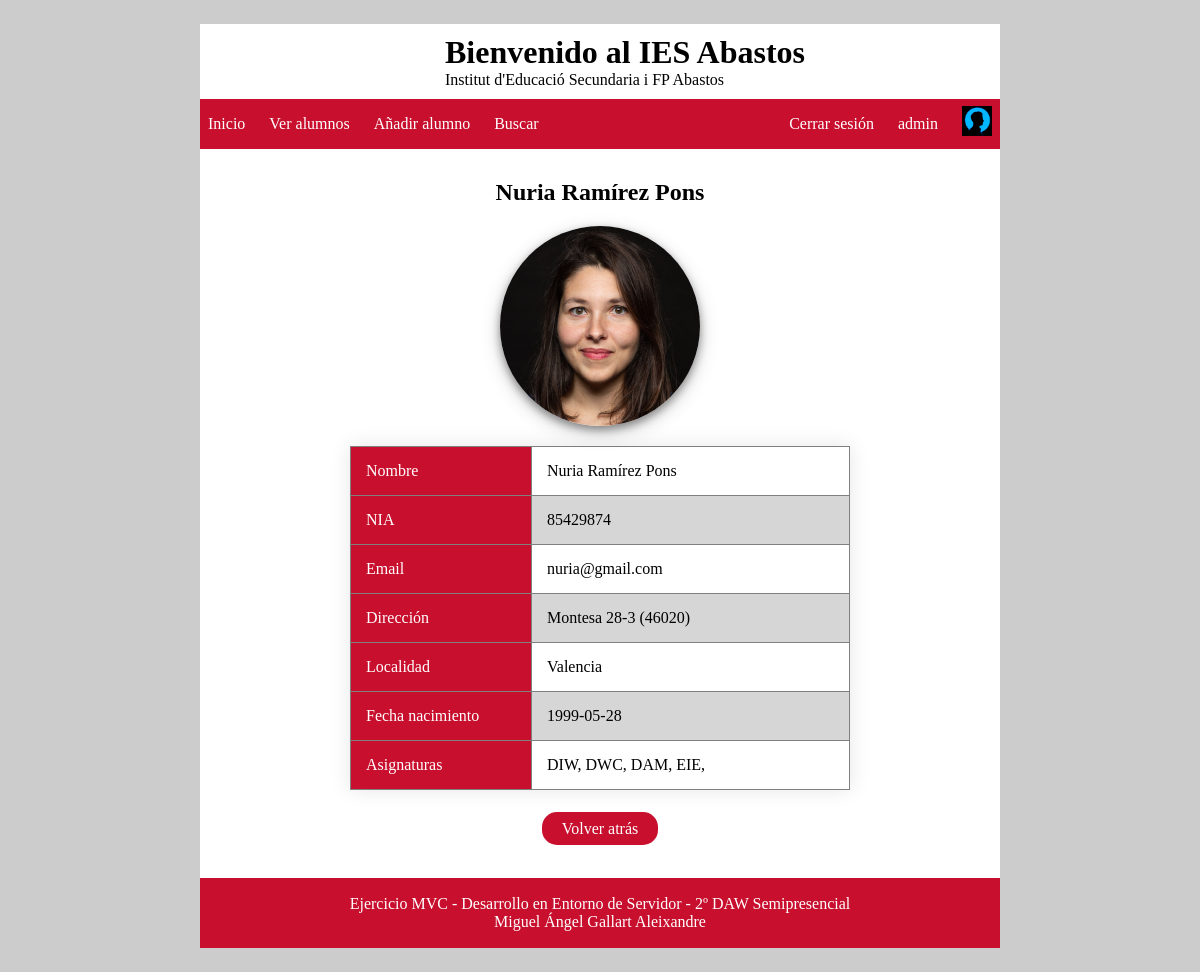
Screenshot of /index.php?ctl=ver&id=0 (signed in) with the database file from the repository.
### tables this page shows
CREATE TABLE `alumnos` (
  `id` int(11) NOT NULL,
  `nombre` varchar(255) NOT NULL,
  `nia` int(8) NOT NULL,
  `email` varchar(255) NOT NULL,
  `direccion` varchar(255) NOT NULL,
  `cPostal` int(5) NOT NULL,
  `localidad` varchar(255) NOT NULL,
  `fNacimiento` date NOT NULL,
  `fPerfil` varchar(255) NOT NULL
);

CREATE TABLE `asignaturas` (
  `id` int(11) NOT NULL,
  `nombre` varchar(45) NOT NULL,
  `profesor` varchar(150) NOT NULL,
  `horasTotales` int(4) NOT NULL
);

### app/controlador/controller.php (called while the page is built, shortened)
<?php
    class Controller {
        public function ver() {
            try {
                $id = recoge('id');
                $m = new Alumnos();
                $params['alumnos'] = $m->infoAlumno($id);
                $a = new Alumnos();
                $asignaturas['alumnos'] = $a->asignaturasAlumno($id);
            } catch (Exception $e) {
                error_log($e->getMessage() . microtime() . PHP_EOL, 3, "logExceptio.txt");
                header('Location: index.php?ctl=error');
            } catch (Error $e) {
                error_log($e->getMessage() . microtime() . PHP_EOL, 3, "logError.txt");
                header('Location: index.php?ctl=error');
            }
            require __DIR__ . '/../templates/verAlumno.php';
        }
    }
?>

### app/libs/utils.php (called while the page is built, shortened)
<?php
    function recoge($var) {
        if (isset($_REQUEST[$var]))
            $tmp=strip_tags(sinEspacios($_REQUEST[$var]));
            else
                $tmp= "";
        return $tmp;
    }
    function sinEspacios($frase) {
        $texto = trim(preg_replace('/ +/', ' ', $frase));
        return $texto;
    }
?>

### app/modelo/classModelo.php (called while the page is built, shortened)
<?php
    class Modelo extends PDO {
        public function __construct() {
            $this->conexion = new PDO('mysql:host=' . Config::$mvc_bd_hostname . ';dbname=' . Config::$mvc_bd_nombre . '', Config::$mvc_bd_usuario, Config::$mvc_bd_clave);
        }
    }
?>

### app/modelo/classAlumnos.php (called while the page is built, shortened)
<?php
class Alumnos extends Modelo {
    public function infoAlumno($id) {
        $consulta = "select *
                     from alumnos
                     where id=:id";
        $result = $this->conexion->prepare($consulta);
        $result->bindParam(':id', $id);
        $result->execute();
        return $result->fetch();
    }
    public function asignaturasAlumno($id) {
        $consulta = "select asignaturas.nombre
                     from asignaturas
                     inner join clases
                     on clases.idAsignatura = asignaturas.id
                     where clases.idAlumno = :id";
        $result = $this->conexion->prepare($consulta);
        $result->bindParam(':id', $id);
        $result->execute();
        return $result->fetchAll();
    }
}

### app/templates/verAlumno.php (the view, shortened to what this page needs)
<div class="perfilAlumno">
    <h2><?php echo $params['alumnos']['nombre'] ?></h2>
    <?php
        echo "<img src='/img/alumnos/" . $params['alumnos']['fPerfil'] . "' class='fotoAlumno'>";
    ?>
</div>
<table border="1" class="datosAlumno">
    <tr>
        <td>Nombre</td>
        <td><?php echo $params['alumnos']['nombre'] ?></td>
    </tr>
    <tr>
        <td>NIA</td>
        <td><?php echo $params['alumnos']['nia']?></td>
    </tr>
    <tr>
        <td>Email</td>
        <td><?php echo $params['alumnos']['email']?></td>
    </tr>
    <tr>
        <td>Dirección</td>
        <td><?php echo $params['alumnos']['direccion'] . ' (' . $params['alumnos']['cPostal'] . ')'?></td>
    </tr>
    <tr>
        <td>Localidad</td>
        <td><?php echo $params['alumnos']['localidad']?></td>
    </tr>
    <tr>
        <td>Fecha nacimiento</td>
        <td><?php echo $params['alumnos']['fNacimiento']?></td>
    </tr>
    <tr>
        <td>Asignaturas</td>
        <td><?php
            foreach ($asignaturas['alumnos'] as $asignaturas) {
                echo $asignaturas['nombre'] . ", ";
            }
        ?></td>
    </tr>
</table>
<div class="volverAtras">
    <?php
        echo "<a href='index.php?ctl=listar' class='bVolver'>Volver atrás</a>";
    ?>
</div>
<?php $contenido = ob_get_clean() ?>
<?php include 'layout.php' ?>

### web/index.php (shortened to what this page needs)
<?php
    require_once __DIR__ . '/../app/libs/config.php';
    require_once __DIR__ . '/../app/libs/utils.php';
    require_once __DIR__ . '/../app/modelo/classModelo.php';
    require_once __DIR__ . '/../app/modelo/classAlumnos.php';
    require_once __DIR__ . '/../app/controlador/Controller.php';
    $map = array(
        'inicio' => array('controller' =>'Controller', 'action' =>'inicio'),
        'listar' => array('controller' =>'Controller', 'action' =>'listar'),
        'insertarAlumno' => array('controller' =>'Controller', 'action' =>'insertarAlumno'),
        'buscarAlumno' => array('controller' =>'Controller', 'action' =>'buscarAlumno'),
        'listarLogin' => array('controller' =>'Controller', 'action' =>'listarLogin'),
        'ver' => array('controller' =>'Controller', 'action' =>'ver'),
        'error' => array('controller' =>'Controller', 'action' =>'error'),
        'iniciarSesion' => array('controller' =>'Controller', 'action' =>'iniciarSesion'),
        'cerrarSesion' => array('controller' =>'Controller', 'action' =>'cerrarSesion'),
        'registro' => array('controller' =>'Controller', 'action' =>'registrarse'),
        'registroCorrecto' => array('controller' =>'Controller', 'action' =>'registroCorrecto'),
        'errorPermisos' => array('controller' =>'Controller', 'action' =>'errorPermisos'),
    );
    if (isset($_GET['ctl'])) {
        if (isset($map[$_GET['ctl']])) {
            $ruta = $_GET['ctl'];
        } else {
            header('Status: 404 Not Found');
            echo '<html><body><h1>Error 404: No existe la ruta <i>' .
            $_GET['ctl'] .'</p></body></html>';
            exit;
        }
    } else {
        $ruta = 'inicio';
    }
    $controlador = $map[$ruta];
    if (method_exists($controlador['controller'],$controlador['action'])) {
        call_user_func(array(new $controlador['controller'],
            $controlador['action']));
    }
?>

### app/templates/layout.php (shortened to what this page needs)
<!DOCTYPE HTML PUBLIC "-//W3C//DTD HTML 4.01 Transitional//EN">
<html>
	<head>
		<link rel="stylesheet" type="text/css" href="<?php echo 'css/'.Config::$mvc_vis_css ?>" />
	</head>
	<body>
		<div id="cabecera">
			<div class="derecha">
				<h1>Bienvenido al IES Abastos</h1>
				<p>Institut d'Educació Secundaria i FP Abastos</p>
			</div>
		</div>
		<?php
			include $menu;
		?>
		<div id="contenido">
			<?php echo $contenido; ?>
		</div>
		<div id="pie">
			<p>Ejercicio MVC - Desarrollo en Entorno de Servidor - 2º DAW Semipresencial</p>
			<p>Miguel Ángel Gallart Aleixandre</p>
		</div>
	</body>
</html>

### app/templates/menuLogin.php
<div id="nav-menu">
    <ul class="menu navegacion">
        <li><a href="index.php?ctl=inicio">Inicio</a></li>
        <li><a href="index.php?ctl=listarLogin">Ver alumnos</a></li>
        <li><a href="index.php?ctl=insertarAlumno">Añadir alumno</a></li>
        <li><a href="index.php?ctl=buscarAlumno">Buscar</a></li>
    </ul>
    <ul class="menu user">
        <li><a href="index.php?ctl=cerrarSesion">Cerrar sesión</a></li>
        <li><?php  echo $_SESSION['nombreUsuario']  ?></li>
        <li><img src="../img/usuarios/<?php  echo $_SESSION['fPerfil']  ?>" alt=""></li>
    </ul>
</div>

### web/css/estilo.css (style rules this page uses)
:root { --color1: #c80f2e ; --color2: #d43f64; }
* { padding: 0; margin: 0; }
html { background-color:#ccc; }
body { width: 800px; margin: 2% auto; background-color: white; position: relative; min-height: 50vh; padding-bottom: 80px; }
div#contenido { padding: 30px 50px; }
div#cabecera { display: flex; justify-content: center; align-items: center; padding: 10px; }
div#cabecera .derecha { padding-left: 50px; }
div#nav-menu { width: 100%; height: 50px; display: inline-block; background-color: var(--color1); }
div#nav-menu ul.navegacion { float: left; width: 69%; height: 50px; text-align: left; padding-left: 1%; }
div#nav-menu ul.navegacion li { padding-right: 20px; }
div#nav-menu ul li { height: 50px; line-height: 50px; display: inline; list-style: none; }
div#nav-menu ul.user { float: right; width: 29%; height: 50px; text-align: right; padding-right: 1%; color: white; }
div#nav-menu ul.user li { padding-left: 20px; }
div#nav-menu ul.user img { width: 30px; height: 30px; display: inline-block; vertical-align: top; position: relative; top: 7px; }
div#nav-menu a { text-decoration: none; color: white; }
div#pie { width: 100%; height: 50px; display: flex; justify-content: center; align-items: center; flex-direction: column; padding: 10px 0; background-color: var(--color1); color: white; position: absolute; bottom: 0; }

### web/css/formularios.css (style rules this page uses)
.fotoAlumno { width:200px; height: 200px; border-radius: 50%; margin-bottom: 20px; box-shadow: 0 4px 8px 0 rgba(0, 0, 0, 0.4), 0 6px 20px 0 rgba(0, 0, 0, 0.19); object-fit: cover; }

### web/css/listadoAlumnos.css (style rules this page uses)
table { width: 600px; border-collapse: collapse; overflow: hidden; box-shadow: 0 0 20px rgba(0,0,0,0.1); margin: 0 auto; }
th, td { padding: 15px; background-color: rgba(255,255,255,0.2); color: black; }
tr:nth-child(2n+3) { background-color: #ccc; }
div.perfilAlumno { text-align: center; }
div.perfilAlumno h2 { padding-bottom: 20px; }
table.datosAlumno { width: 500px; }
table.datosAlumno tr:nth-child(2n+1) { background-color: white; }
table.datosAlumno tr:nth-child(2n+2) { background-color: #ccc; }
table.datosAlumno tr td:first-child { background-color: var(--color1); width: 150px; color: white; }
.volverAtras { text-align: center; margin-top: 30px; }
.volverAtras .bVolver { width: 100px; background-color: var(--color1); border-radius: 15px; padding: 8px 20px; color: white; text-decoration: none; margin-top: 20px; }

### rows the page displays
alumnos: nombre "Nuria Ramírez Pons", fPerfil (picture), nia "85429874", email "nuria@gmail.com", direccion "Montesa 28-3", cPostal "46020", localidad "Valencia", fNacimiento "1999-05-28"
asignaturas: nombre "DIW"
asignaturas: nombre "DWC"
asignaturas: nombre "DAM"
asignaturas: nombre "EIE"

### other values shown
$_SESSION['nombreUsuario'] "admin"
